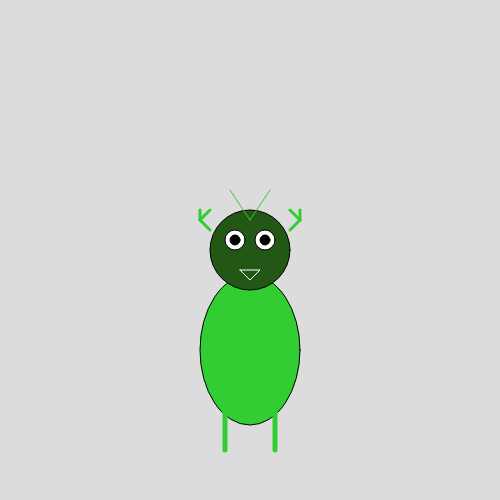
Frame 1 (no input)
Frame 60 (no input): identical to frame 1, image omitted
Frame 120 (the mouse pressed at the canvas centre since frame 60): identical to frame 1, image omitted

The p5.js sketch that drew this single still picture (run headless with seeded random() and noise() and a simulated clock; from frame 60 on, the mouse is pressed at the canvas centre):

// p5.js sketch
// ── sketch.js
function setup() {
  createCanvas(500, 500);
}

function draw() {
  background(220);

  
  translate(width / 2, height / 2);

  // Alien body
  push();
  fill(50, 205, 50); 
  ellipse(0, 100, 100, 150);
  pop();

  // Alien head
  push();
  fill(34, 87, 22,); 
  ellipse(0, 0, 80, 80);
  pop();

  
  push();
  fill(255);
  ellipse(-15, -10, 20, 20);
  ellipse(15, -10, 20, 20);

  
  fill(0);
  ellipse(-15, -10, 10, 10);
  ellipse(15, -10, 10, 10);
  pop();

  
  push();
  noFill();
  stroke(255);
  beginShape();
  vertex(-10, 20);
  vertex(0, 30);
  vertex(10, 20);
  endShape(CLOSE);
  pop();

  
  push();
  stroke(50, 205, 50); 
  line(0, -30, -20, -60);
  line(0, -30, 20, -60);
  pop();

  
  push();
  stroke(50, 205, 50); 
  strokeWeight(5);
  line(-25, 150, -25, 200); 
  line(25, 150, 25, 200); 
  pop();

  
  push();
  stroke(50, 205, 50);
  strokeWeight(3);
  line(-40, -20, -50, -30); 
  line(40, -20, 50, -30); 
  line(-50, -30, -50, -40); 
  line(-50, -30, -40, -40); 
  line(50, -30, 50, -40); 
  line(50, -30, 40, -40); 
  pop();
}
